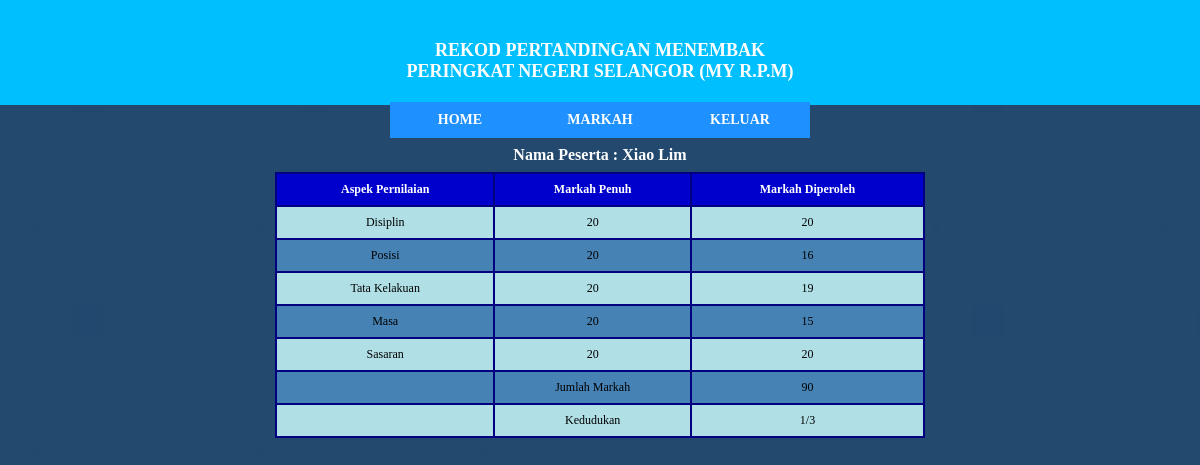
The page /peserta_markah.php (signed in) on the database its author committed.
### tables this page shows
CREATE TABLE `keputusan` (
  `nokp` varchar(12) NOT NULL,
  `idpenilaian` varchar(3) NOT NULL,
  `markah` int(11) NOT NULL,
  `jumlah` int(11) NOT NULL
);

CREATE TABLE `penilaian` (
  `idpenilaian` varchar(3) NOT NULL,
  `aspek` varchar(30) NOT NULL,
  `markahpenuh` int(11) NOT NULL
);

### peserta_markah.php (the view, shortened to what this page needs)
<?php
    include ('sambungan.php');
    include("peserta_menu.php");
    $nama = $_SESSION["nama"];
    $nokp = $_SESSION['idpengguna'];
    $kedudukan = 0; $sql = "select * from keputusan join peserta on keputusan.nokp = peserta.nokp join penilaian on keputusan.idpenilaian = penilaian.idpenilaian  join hakim on peserta.idhakim = hakim.idhakim group by peserta.nokp order by keputusan.jumlah desc";
    $data = mysqli_query($sambungan, $sql);
    $bil = 0;
    while ($keputusan = mysqli_fetch_array($data)) {
        $bil = $bil + 1;
        if ($keputusan['nokp'] == $nokp)
             $kedudukan = $bil;
    }
?>
    <link rel="stylesheet" type="text/css" href="senarai.css">
    <table>
         <caption>Nama Peserta : <?php echo $nama; ?> </caption>
         <tr>
             <th>Aspek Pernilaian</th>
             <th>Markah Penuh</th>
             <th>Markah Diperoleh</th>
         </tr>
         <?php
            $sql = "select * from keputusan join penilaian on keputusan.idpenilaian = penilaian.idpenilaian where nokp = '$nokp'
";
            $data = mysqli_query($sambungan, $sql);
            $bilrekod = mysqli_num_rows($data);
            if ($bilrekod > 0) {
            	while ($keputusan = mysqli_fetch_array($data)) {
            		echo "<tr >
                            <td>$keputusan[aspek]</td>
                            <td>$keputusan[markahpenuh]</td>
                            <td>$keputusan[markah]</td>
                            </tr>"; $jumlah_markah = $keputusan['jumlah'];
                }
                echo "<tr class='markah_jumlah'> <td ></td>
                        <td class='markah_jumlah'>Jumlah Markah</td>
                        <td>$jumlah_markah</td>
                        </tr>";
                if ($kedudukan != 0)
                	echo "<tr class='markah_jumlah'> <td ></td>
                            <td class='markah_jumlah'>Kedudukan</td>
                            <td>$kedudukan/$bil</td>
                            </tr></table>";
            }
            else {
                echo "<tr > <td>markah</td> <td>belum</td> <td>dinilai</td>
                </tr></table>";
            }
?>

### menu.css (style rules this page uses)
body { margin: 0px; }

### senarai.css (style rules this page uses)
body { background-image: url(imej/1221.jpg); }
table { font-family: verdana; font-size: 12px; font-weight: normal; width: 650px; margin: 0px auto; text-align: center; border-collapse: collapse; }
caption { font-size: 16px; font-weight: bold; color: white; padding: 8px; }
td, th { padding: 8px; border: 2px solid Navy; }
tr:nth-child(odd) { background-color: steelblue; }
tr:nth-child(even) { background-color: powderblue; }
th { font-weight: bold; color: white; background-color: mediumblue; }

### rows shown on the page
keputusan: idpenilaian.aspek "Disiplin", idpenilaian.markahpenuh "20", markah "20"
keputusan: idpenilaian.aspek "Posisi", idpenilaian.markahpenuh "20", markah "16"
keputusan: idpenilaian.aspek "Tata Kelakuan", idpenilaian.markahpenuh "20", markah "19"
keputusan: idpenilaian.aspek "Masa", idpenilaian.markahpenuh "20", markah "15"
keputusan: idpenilaian.aspek "Sasaran", idpenilaian.markahpenuh "20", markah "20", jumlah "90"

### other values the page prints
$nama "Xiao Lim"
$kedudukan "1"
$bil "3"
